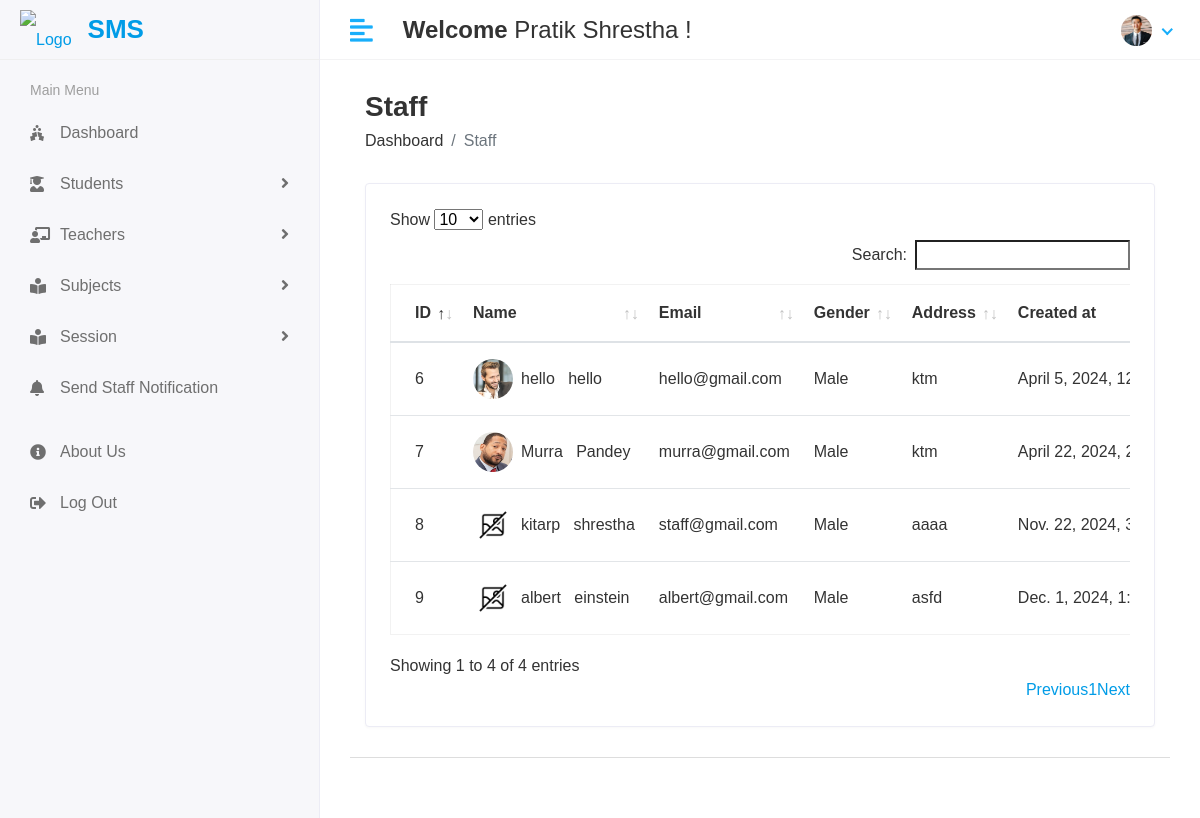
Screenshot of /Hod/Staff/View (signed in) with the database file from the repository.
### sms/models.py (models this page shows, shortened)
class CustomUser(AbstractUser):
    USER_CHOICES = (
        (1, 'HOD'),
        (2, 'STAFF'),
        (3, 'STUDENT'),
    )
    user_type = models.CharField(choices=USER_CHOICES, max_length=50, default=1)
    profile_pic = models.ImageField(upload_to='media/profile_pic')

class Staff(models.Model):
    admin =models.OneToOneField(CustomUser,on_delete=models.CASCADE)
    address=models.TextField()
    gender=models.CharField(max_length=10)
    created_at=models.DateTimeField(auto_now_add=True)
    updated_at=models.DateTimeField(auto_now=True)

### student_management_system/Hod_Views.py (the view)
# urls.py: path('Hod/Staff/View',Hod_Views.VIEW_STAFF,name='view_staff'),
@login_required(login_url='/')
def VIEW_STAFF(request):
    staff=Staff.objects.all()
    context={
        'staff':staff,
    }
    return render(request,'Hod/view_staff.html',context)

### templates/Hod/view_staff.html (shortened to what this page needs)
{% extends 'base.html' %}
{% load static %}
{% block content %}
<div class="content container-fluid">
    <div class="page-header">
       <div class="row align-items-center">
          <div class="col">
             <h3 class="page-title">Staff</h3>
             <ul class="breadcrumb">
                <li class="breadcrumb-item"><a href="index.html">Dashboard</a></li>
                <li class="breadcrumb-item active">Staff</li>
             </ul>
          </div>
       </div>
    </div>
    <div class="row">
       <div class="col-sm-12">
          <div class="card card-table">
             <div class="card-body">
                <div class="table-responsive">
                   <table id="table_id"class="table table-hover table-center mb-0 ">
                      <thead>
                         <tr>
                            <th>ID</th>
                            <th>Name</th>
                            <th>Email</th>
                            <th>Gender</th>
                            <th>Address</th>
                            <th>Created at</th>
                         </tr>
                      </thead>
                      <tbody>
                        {%for i in staff %}
                        <tr>
                            <td>{{i.id}}</td>
                            <td>
                               <h2 class="table-avatar">
                                {% if i.admin.profile_pic %}
                                    <a  class="avatar avatar-sm mr-2"><img class="avatar-img rounded-circle" src="/{{i.admin.profile_pic}}" alt="User Image"></a>
                                {% else %}
                                    <a  class="avatar avatar-sm mr-2"><img class="avatar-img rounded-circle" src="{% static 'assets/img/NoImg.png'%}" alt="No Image"></a>
                                {% endif %}
                                 <a href="{% url 'hod_view_profile' i.id %}" >{{i.admin.first_name}} &nbsp; {{i.admin.last_name}}</a>
                               </h2>
                            </td>
                            <td>{{i.admin.email}}</td>
                            <td>{{i.gender}}</td>
                            <td>{{i.address}}</td>
                            <td>{{i.created_at}}</td>
                         </tr>
                         {% endfor %}
                      </tbody>
                   </table>
                </div>
             </div>
          </div>
       </div>
    </div>
 </div>
{% endblock %}

### templates/includes/header.html (shortened to what this page needs)
{% load static %}
<div class="header">
    <div class="header-left">
        <a class="logo">
            <span style="display: inline-block;">
                <img src="{% static 'assets/img/college.jpg' %}" alt="Logo" style="vertical-align: middle; " >
                <a style="display: inline-block; margin-left: 16px; font-size: 26px" href="{% url 'hod_home'%}" ><strong>SMS</strong></a>
            </span>
        </a>
    </div>
    <a href="javascript:void(0);" id="toggle_btn">
    <i class="fas fa-align-left"></i>
    </a>
    <div class="top-nav-search mt-3">
        <h4><strong>Welcome</strong>&nbsp;<span>{{user.first_name}} {{user.last_name}}</span>&nbsp;!</h4>
    </div>
    <ul class="nav user-menu">
        <li class="nav-item dropdown has-arrow">
            <a href="#" class="dropdown-toggle nav-link" data-toggle="dropdown">
            {% if user.profile_pic == "" %}
                <span class="user-img"><img class="rounded-circle" src="{% static 'assets/img/NoImg.png'%}" width="31" alt="Admin Madhav"></span>
            {% else %}
                <span class="user-img"><img class="rounded-circle" src="/{{user.profile_pic}}" width="31" alt="Admin Madhav"></span>
            {% endif %}
            </a>
        </li>
    </ul>
</div>

### static/assets/css/style.css (style rules this page uses)
html { height: 100%; }
body { background-color: #fff; color: #333; font-family: 'Poppins', sans-serif; font-size: 1rem; height: 100%; line-height: 1.5; overflow-x: hidden; }
h1, h2, h3, h4, h5, h6 { font-family: 'Poppins', sans-serif; margin-top: 0; }
a { color: #009ce7; }
input, button, a { transition: all 0.4s ease; -moz-transition: all 0.4s ease; -o-transition: all 0.4s ease; -ms-transition: all 0.4s ease; -webkit-transition: all 0.4s ease; }
ul, ol { padding: 0px; list-style: none; }
.table { color: #333; max-width: 100%; margin-bottom: 0; width: 100%; }
.table.dataTable { border-collapse: collapse !important; border: 1px solid rgba(0, 0, 0, 0.05); }
table.table td h2 { display: inline-block; font-size: inherit; font-weight: 400; margin: 0; padding: 0; vertical-align: middle; }
table.table td h2.table-avatar { align-items: center; display: inline-flex; font-size: inherit; font-weight: 400; margin: 0; padding: 0; vertical-align: middle; white-space: nowrap; }
table.table td h2 a { color: #333; }
.table thead tr th { font-weight: 600; }
.table tbody tr { border-bottom: 1px solid rgba(0, 0, 0, 0.05); }
.table.table-center td, .table.table-center th { vertical-align: middle; }
.card-table .card-body .table > thead > tr > th { border-top: 0; }
.card-table .card-body .table tr td:first-child, .card-table .card-body .table tr th:first-child { padding-left: 1.5rem; }
.card-table .table td, .card-table .table th { border-top: 1px solid #e2e5e8; padding: 1rem 0.75rem; white-space: nowrap; }
.card { border: 1px solid #ececf5; box-shadow: 0 1px 3px 0 rgba(0, 0, 0, 0.03); margin-bottom: 1.875rem; }
.card-body { padding: 1.5rem; }
.avatar { position: relative; display: inline-block; width: 3rem; height: 3rem }
.avatar > img { width: 100%; height: 100%; -o-object-fit: cover; object-fit: cover; }
.avatar-sm { width: 2.5rem; height: 2.5rem; }
.header { background-color: #fff; border-bottom: 1px solid #f3f3f4; left: 0; position: fixed; right: 0; top: 0; z-index: 1001; height: 60px; }
.header .header-left { float: left; height: 60px; padding: 0 20px; position: relative; width: 320px; z-index: 1; transition: all 0.2s ease-in-out; background-color: #f7f7fa; border-bottom: 1px solid #efefef; border-right: 1px solid #ececf5; display: flex; align-items: center; }
.header .header-left .logo { display: inline-block; line-height: 60px; }
.header .header-left .logo img { max-height: 40px; width: auto; }
.header .dropdown-toggle:after { display: none; }
.header .has-arrow .dropdown-toggle:after { border-top: 0; border-left: 0; border-bottom: 2px solid #18aefa; border-right: 2px solid #18aefa; content: ''; height: 8px; display: inline-block; pointer-events: none; -webkit-transform-origin: 66% 66%; -ms-transform-origin: 66% 66%; transform-origin: 66% 66%; -webkit-transform: rotate(45deg); -ms-transform: rotate(45deg); transform: rotate(45deg); -webkit-transition: all 0.15s ease-in-out; transition: all 0.15s ease-in-out; width: 8px; vertical-align: 0px; }
.user-menu { float: right; margin: 0; position: relative; z-index: 99; padding-right: 15px; }
.user-menu.nav > li > a { color: #a0a0a0; font-size: 14px; line-height: 58px; padding: 0 15px; height: 60px; }
.user-img { margin-right: 3px; position: relative; }
.top-nav-search { float: left; margin-left: 15px; }
.page-header { margin-bottom: 1.875rem; }
.page-header .breadcrumb { background-color: transparent; color: #6c757d; font-size: 1rem; font-weight: 500; margin-bottom: 0; padding: 0; }
.page-header .breadcrumb a { color: #333; }
.page-title { font-size: 28px; font-weight: 600; color: #333; margin-bottom: 5px; }
@media (min-width: 992px) { #toggle_btn { align-items: center; color: #18aefa; display: inline-flex; float: left; font-size: 26px; height: 60px; justify-content: center; margin-left: 15px; padding: 0 15px; } }

### rows the page displays
CustomUser: first_name "Pratik", last_name "Shrestha", profile_pic (picture)
Staff: id "6", admin.profile_pic (picture), admin.first_name "hello", admin.last_name "hello", admin.email "hello@gmail.com", gender "Male", address "ktm", created_at "April 5, 2024,…"
Staff: id "7", admin.profile_pic (picture), admin.first_name "Murra", admin.last_name "Pandey", admin.email "murra@gmail.com", gender "Male", address "ktm", created_at "April 22, 2024,…"
Staff: id "8", admin.first_name "kitarp", admin.last_name "shrestha", admin.email "staff@gmail.com", gender "Male", address "aaaa", created_at "Nov. 22, 2024,…"
Staff: id "9", admin.first_name "albert", admin.last_name "einstein", admin.email "albert@gmail.com", gender "Male", address "asfd", created_at "Dec. 1, 2024,…"
